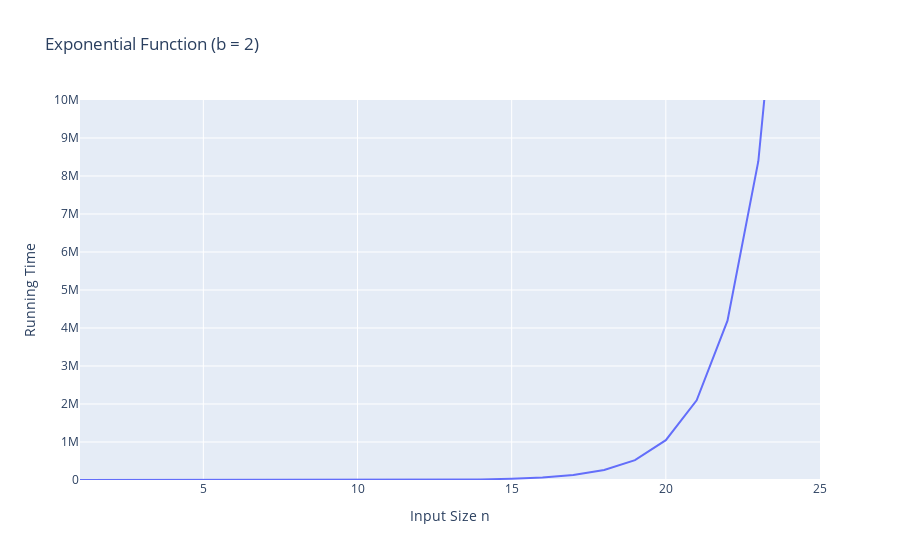

Here is the notebook cell this chart was saved with:
### Markdown cell above
##### 7. Exponential Function

$$f(n) = b^n$$

&emsp; where $b$ is a positive constant and $n$ is the exponent or more specifically for us the input size.

* Useful Exponential Identities: 

|Name|Identity|
|----|----|
|<center>Power of a Power</center>|<center>$$(b^a)^c = b^{ac}$$</center>|
|<center>Multiplying Exponents</center>|<center>$b^ab^c = b^{a + c}$</center>|
|<center>Dividing Exponents</center>|<center>$\frac{b^a}{b^c} = b^{a - c}$</center>|

&emsp; &emsp; where $a$, $b$, and $c$ are positive integers

* The <font color=Red>most common base</font> for an exponential function in computer science is <font color=Red>$2$</font> just like the logarithm function.

* Shows up when we have a loop that starts with executing one operation then the number of executed operations is doubled with each iteration, so on the $n^{th}$ iteration the number of executed operations is $2^n$.

* Mostly not appropriate for practical use

* Example of an algorithm that will run in exponential time: *recursive Fibonacci*

### Code cell
import plotly.graph_objects as go
import numpy as np

n = np.arange(1, 26, 1)
f = 2**n # Here, b = 2

# Create figure
fig = go.Figure()

fig.add_trace(go.Scatter(x=n, y=f, mode="lines"))
              
fig.update_layout(
    title_text="Exponential Function (b = 2)",
    xaxis=dict(title="Input Size n", range=[1, 25]),
    yaxis=dict(title="Running Time", range=[0, 10000000])
)

fig.show()

### Figure 1 — Plotly figure (JSON) as saved in the notebook; plotly's stock layout.template omitted (floating-point values rounded to 4 significant figures)
{"data": [{"mode": "lines", "type": "scatter", "x": [1, 2, 3, 4, 5, 6, 7, 8, 9, 10, 11, 12, 13, 14, 15, 16, 17, 18, 19, 20, 21, 22, 23, 24, 25], "y": [2, 4, 8, 16, 32, 64, 128, 256, 512, 1024, 2048, 4096, 8192, 16384, 32768, 65536, 131072, 262144, 524288, 1048576, 2097152, 4194304, 8388608, 16777216, 33554432]}], "layout": {"autosize": true, "title": {"text": "Exponential Function (b = 2)"}, "xaxis": {"range": [1, 25], "title": {"text": "Input Size n"}, "type": "linear"}, "yaxis": {"range": [0, 10000000], "title": {"text": "Running Time"}, "type": "linear"}}}
